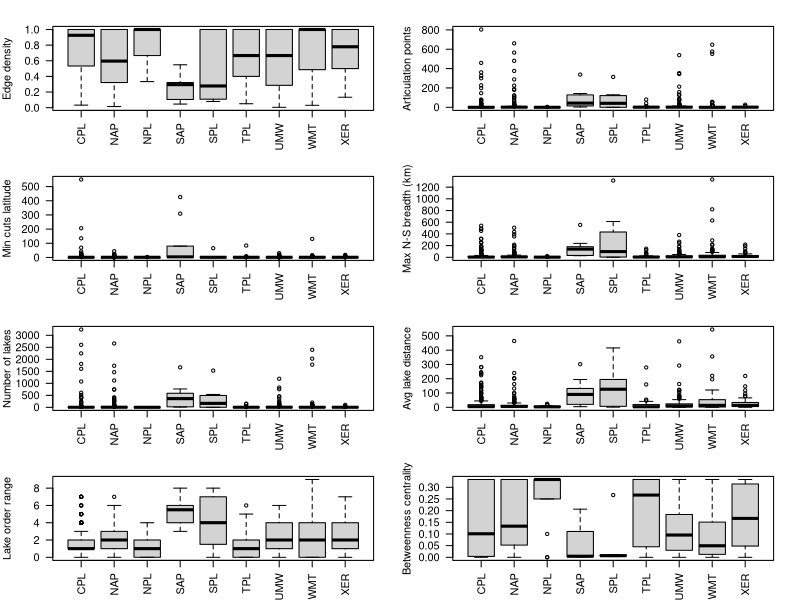

Reproduce this figure in R.
############# Analyze LAGOS networks by NARS ecoregion #########################################
# Date: 4-26-21
# updated: 4-27-21
# Author: Ian McCullough, immccull@gmail.com
################################################################################################

setwd("C:/Users/FWL/Documents/TripleC")

#### R libraries ####
library(dplyr)

#### Input data ####
networks_NARS <- read.csv("Data/Networks/networks_NARS_ecoregions.csv")
netricks <- read.csv('Data/Networks/network_scale_metrics.csv') 
between_cent <- read.csv("Data/Networks/betweenness_out_full.csv")

#### Main program ####
# count networks by ecoregion
networks_NARS_counts <- networks_NARS %>%
  group_by(WSA9) %>%
  summarize(n=n())


# Select network variables that had been used for clustering
dat <- netricks %>% 
  dplyr::select(net_id, edge_dens, artic_count, min_cut_lat, maxkmNS, net_lakes_n, net_averagelakedistance_km,
                net_rangeorder)
head(dat)

# optionally add in betweenness centrality metric
dat <- merge(dat, between_cent[,c(1,4)], by='net_id')

# Remove 1 NA value (this is MS river)
dat <- dat %>% filter(!is.na(maxkmNS))

# Remove networks with < 4 lakes
#dat <- dat %>% 
#  filter(net_lakes_n > 4)

# Add row names
row.names(dat) <- dat$net_id
dim(dat)
summary(dat)

# Remove net_id (redundant if already removed MS river)
#dat <- dat[,-1]

# Merge netricks data to NARS
netricks_NARS <- merge(dat, networks_NARS[,c(1,2)], by='net_id')

# summary stats of netricks by NARS
# (not finished)
netricks_stats <- netricks_NARS %>% 
  group_by(WSA9) %>%
  summarize(median=median(edge_dens),n=n())

# plots
jpeg('Figures/netricks_NARS_boxplots.jpeg',width = 7,height = 10,units = 'in',res=300)
par(mfrow=c(4,2))
par(mar = c(3, 4, 2, 2)) #bot,left,top,right
boxplot(netricks_NARS$edge_dens ~ netricks_NARS$WSA9, xlab='Ecoregion', ylab='Edge density', las=2)
boxplot(netricks_NARS$artic_count ~ netricks_NARS$WSA9, xlab='Ecoregion', ylab='Articulation points', las=2)
boxplot(netricks_NARS$min_cut_lat ~ netricks_NARS$WSA9, xlab='Ecoregion', ylab='Min cuts latitude', las=2)
boxplot(netricks_NARS$maxkmNS ~ netricks_NARS$WSA9, xlab='Ecoregion', ylab='Max N-S breadth (km)', las=2)
boxplot(netricks_NARS$net_lakes_n ~ netricks_NARS$WSA9, xlab='Ecoregion', ylab='Number of lakes', las=2)
boxplot(netricks_NARS$net_averagelakedistance_km ~ netricks_NARS$WSA9, xlab='Ecoregion', ylab='Avg lake distance', las=2)
boxplot(netricks_NARS$net_rangeorder ~ netricks_NARS$WSA9, xlab='Ecoregion', ylab='Lake order range', las=2)
boxplot(netricks_NARS$vert_btwn_centr_norm_mean ~ netricks_NARS$WSA9, xlab='Ecoregion', ylab='Betweenness centrality', las=2)
dev.off()
